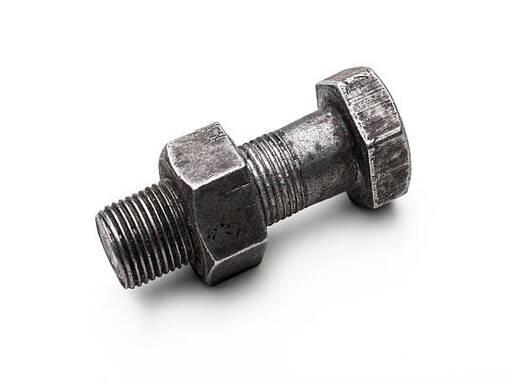
#> input picture Projects/datasets/Project/metal_yashaswi_14.jpg, 512 x 384 px
$ jupyter execute Cartoonify.ipynb
#> lines starting #> are read from the running program, lines starting #| are printed output that depends on the picture; after the words box and inside, x2 and y2 are one past the last pixel; in counts of white or black regions, pixels touching at a corner belong together
#> the answer given: datasets/Project/metal_yashaswi_14.jpg
[cell 1]
import os
import sys
import pandas as pd
import numpy as np
from matplotlib import pyplot as plt
import sklearn
import tensorflow as tf
import keras
import cv2
import easygui
import imageio

[cell 2]
def cartoonify(image_path):
#> called with image_path = 'datasets/Project/metal_yashaswi_14.jpg'
    original_image=cv2.imread(image_path)
#> original_image is the input picture: shape (384, 512, 3); mean B, G, R 220.4, 220.8, 221.6
    original_image=cv2.cvtColor(original_image,cv2.COLOR_BGR2RGB)

    if original_image is None:
        sys.exit("Can not find any image. Choose appropriate file")
    grayscaleimage=cv2.cvtColor(original_image,cv2.COLOR_RGB2GRAY)
    resized1=cv2.resize(grayscaleimage,(960,540))
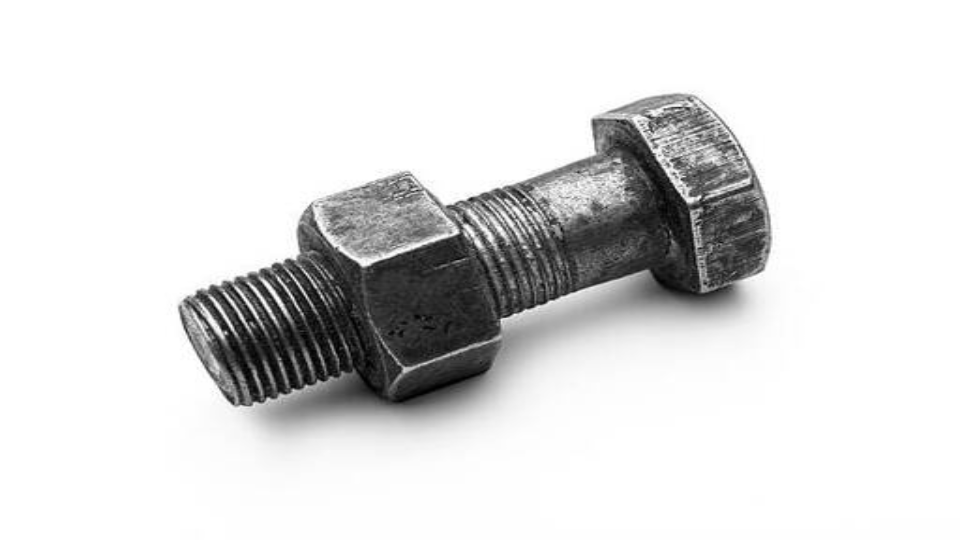
#> resized1: shape (540, 960); min 0, max 255, mean 220.9

    smoothgrayscale=cv2.medianBlur(grayscaleimage,5)
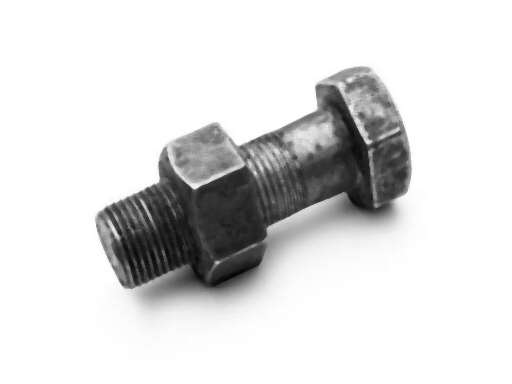
#> smoothgrayscale: shape (384, 512); min 6, max 255, mean 220.6
    resized2=cv2.resize(smoothgrayscale,(960,540))
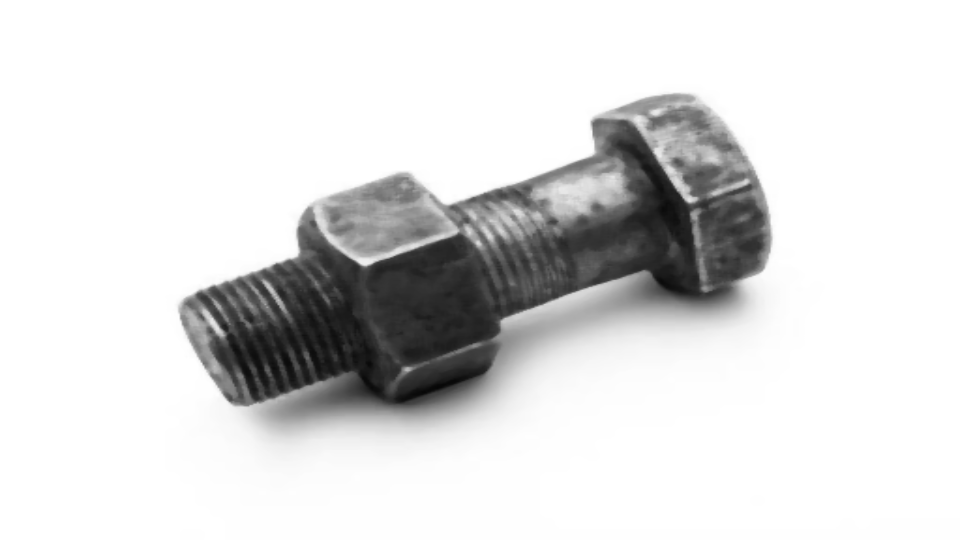
#> resized2: shape (540, 960); min 6, max 255, mean 220.6

    colorimage=cv2.bilateralFilter(original_image,9,300,300)
    resized3=cv2.resize(colorimage,(960,540))

    getEdge = cv2.adaptiveThreshold(smoothgrayscale, 255,
    cv2.ADAPTIVE_THRESH_MEAN_C,
    cv2.THRESH_BINARY, 9, 9)
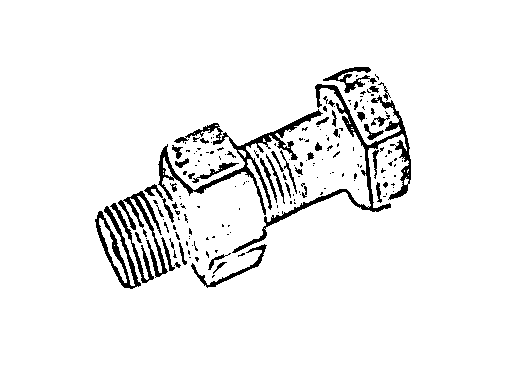
#> getEdge: shape (384, 512); 94.5% white; 185 black regions (137 under 20 px), largest, box (x1, y1, x2, y2) and area: (232, 84, 411, 253) 2457, (158, 109, 323, 215) 2174, (95, 206, 141, 289) 982
    cartonimage=cv2.bitwise_and(colorimage,colorimage,mask=getEdge)
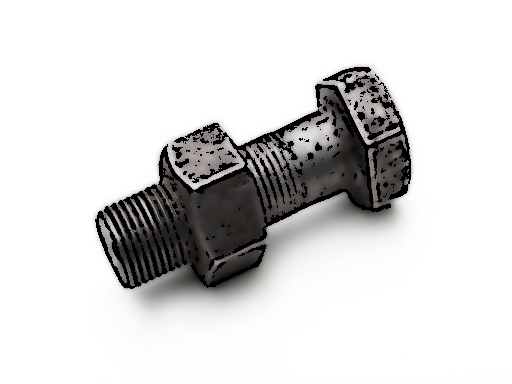
#> cartonimage: shape (384, 512, 3); mean R, G, B 216.2, 215.6, 215.3
    resized4=cv2.resize(cartonimage,(960,540))
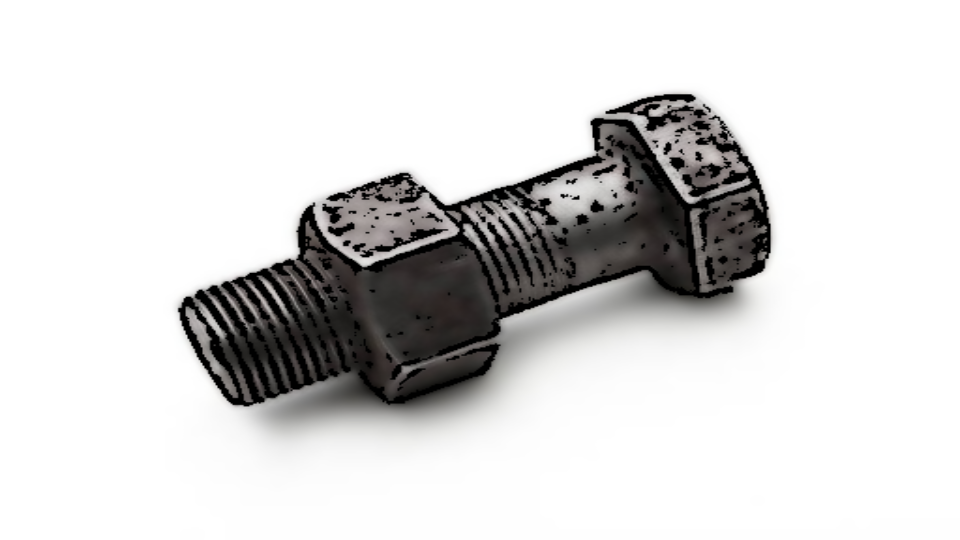
#> resized4: shape (540, 960, 3); mean R, G, B 216.2, 215.6, 215.3

    images=[resized1,resized2,resized3,resized4]
    fig,axes=plt.subplots(2,2,figsize=(8,8))

    for i, ax in enumerate(axes.flat):
        ax.imshow(images[i], cmap='gray')

    plt.show()

def uploadimage():
    image_path=easygui.fileopenbox()
    cartoonify(image_path)

$ run again, on Projects/datasets/Project/metal_yashaswi_16.jpg
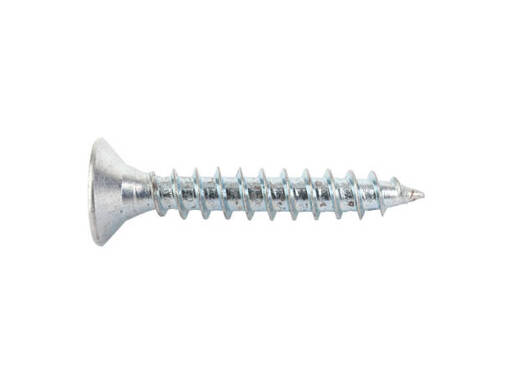
#> input picture Projects/datasets/Project/metal_yashaswi_16.jpg, 512 x 384 px
#> in cartoonify, original_image is the input picture: shape (384, 512, 3); mean B, G, R 249.9, 249.7, 249.2
#> in cartoonify, `getEdge = cv2.adaptiveThreshold(smoothgrayscale, 255, cv2.ADAPTIVE_THR..`:
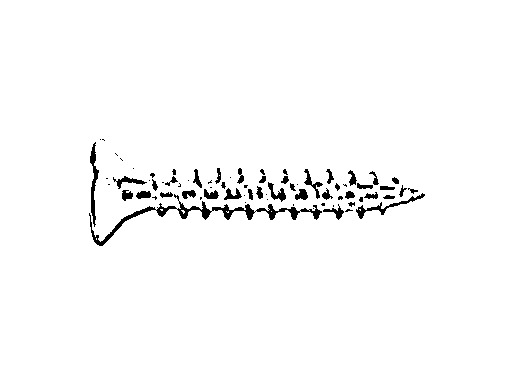
#> getEdge: shape (384, 512); 97.8% white; 73 black regions (34 under 20 px), largest, box (x1, y1, x2, y2) and area: (89, 194, 322, 246) 1318, (90, 142, 99, 227) 303, (356, 193, 425, 219) 280
#> in cartoonify, `resized4=cv2.resize(cartonimage,(960,540))`:
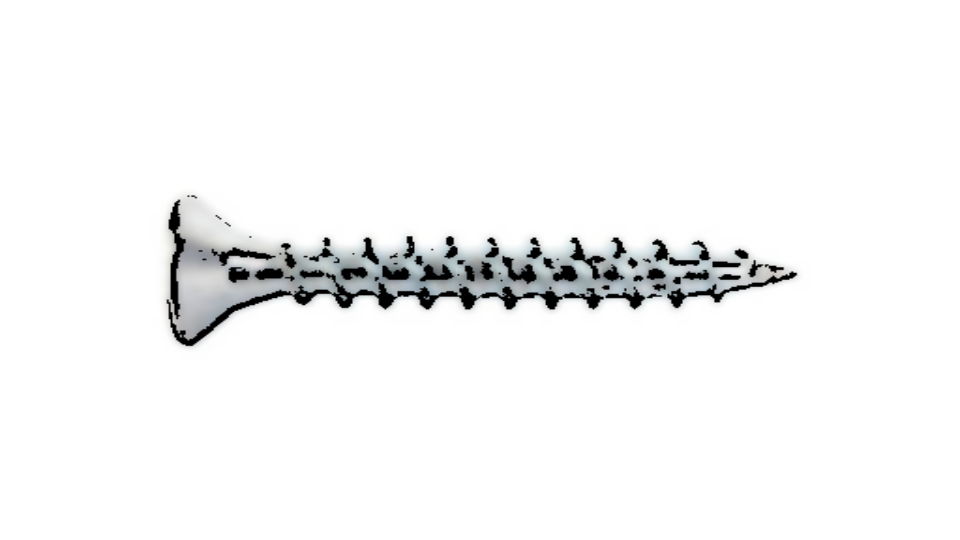
#> resized4: shape (540, 960, 3); mean R, G, B 245.5, 245.8, 245.9

$ run again, on Projects/datasets/Project/metal_yashaswi_4.jpg
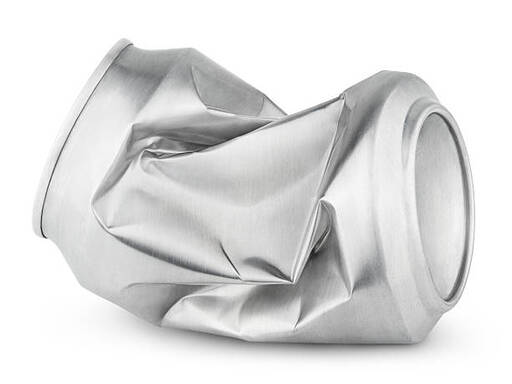
#> input picture Projects/datasets/Project/metal_yashaswi_4.jpg, 512 x 384 px
#> in cartoonify, original_image is the input picture: shape (384, 512, 3); mean B, G, R 221.5, 221.6, 221.5
#> in cartoonify, `getEdge = cv2.adaptiveThreshold(smoothgrayscale, 255, cv2.ADAPTIVE_THR..`:
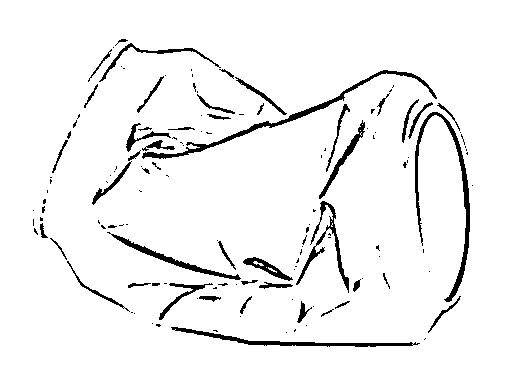
#> getEdge: shape (384, 512); 94.9% white; 138 black regions (89 under 20 px), largest, box (x1, y1, x2, y2) and area: (142, 70, 437, 159) 1343, (415, 112, 470, 302) 1324, (171, 327, 420, 347) 897
#> in cartoonify, `resized4=cv2.resize(cartonimage,(960,540))`:
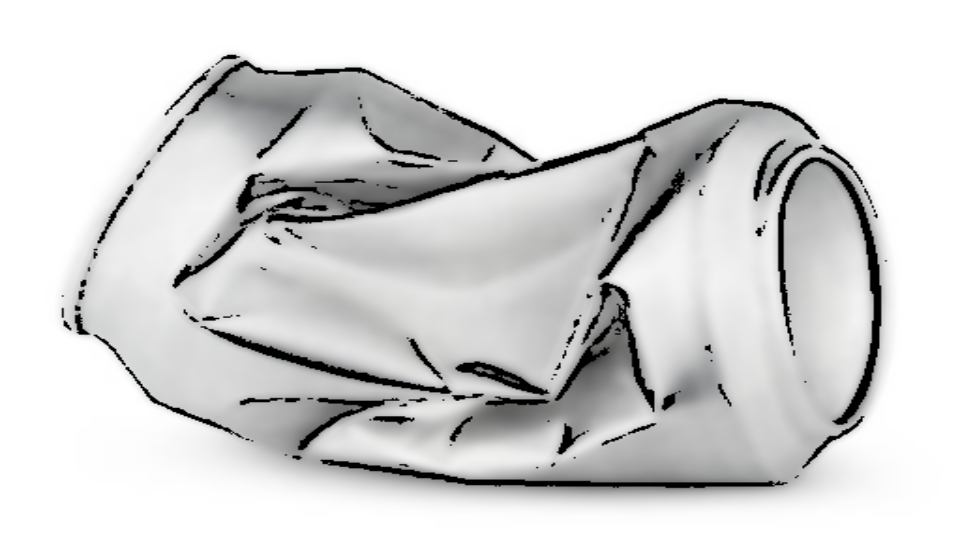
#> resized4: shape (540, 960, 3); mean R, G, B 213.4, 213.5, 213.4

$ run again, on Projects/datasets/Project/metal_yashaswi_9.jpg
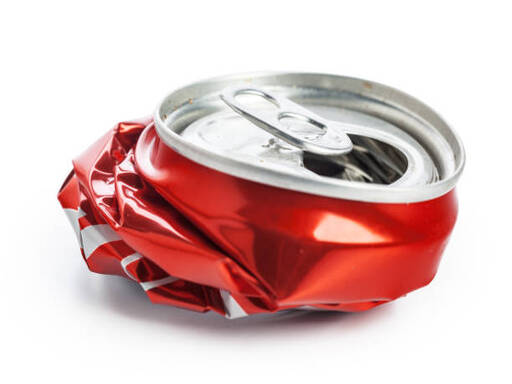
#> input picture Projects/datasets/Project/metal_yashaswi_9.jpg, 512 x 384 px
#> in cartoonify, original_image is the input picture: shape (384, 512, 3); mean B, G, R 190.2, 191.4, 220.8
#> in cartoonify, `getEdge = cv2.adaptiveThreshold(smoothgrayscale, 255, cv2.ADAPTIVE_THR..`:
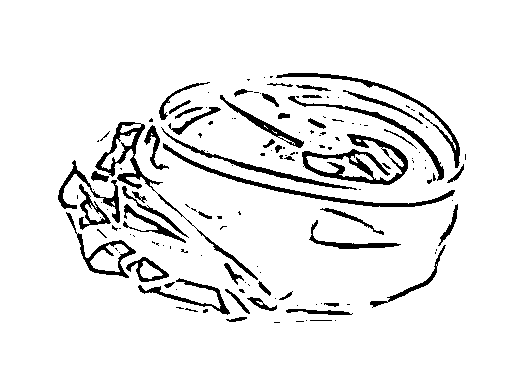
#> getEdge: shape (384, 512); 92.1% white; 147 black regions (97 under 20 px), largest, box (x1, y1, x2, y2) and area: (302, 134, 408, 185) 1658, (95, 122, 258, 280) 1421, (163, 143, 455, 207) 1241
#> in cartoonify, `resized4=cv2.resize(cartonimage,(960,540))`:
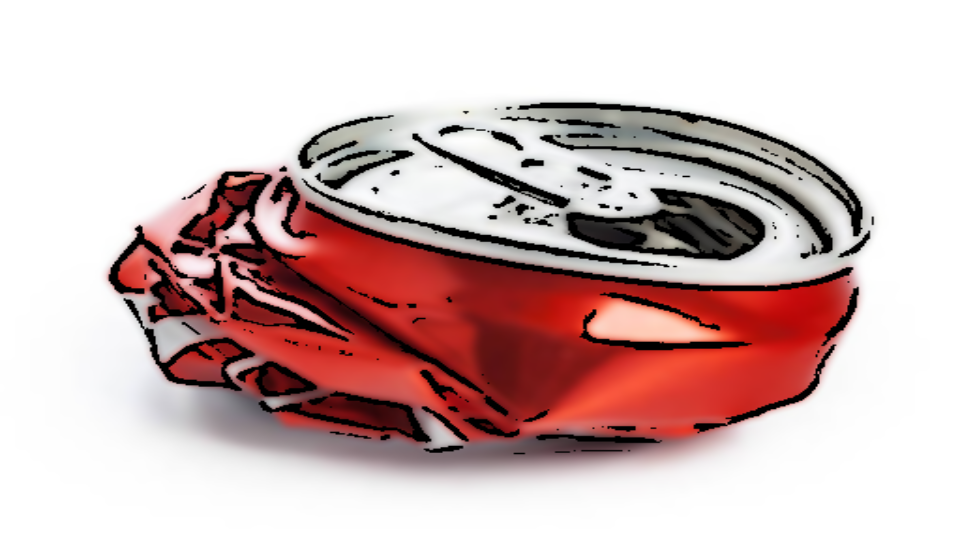
#> resized4: shape (540, 960, 3); mean R, G, B 208.7, 183.8, 182.8
